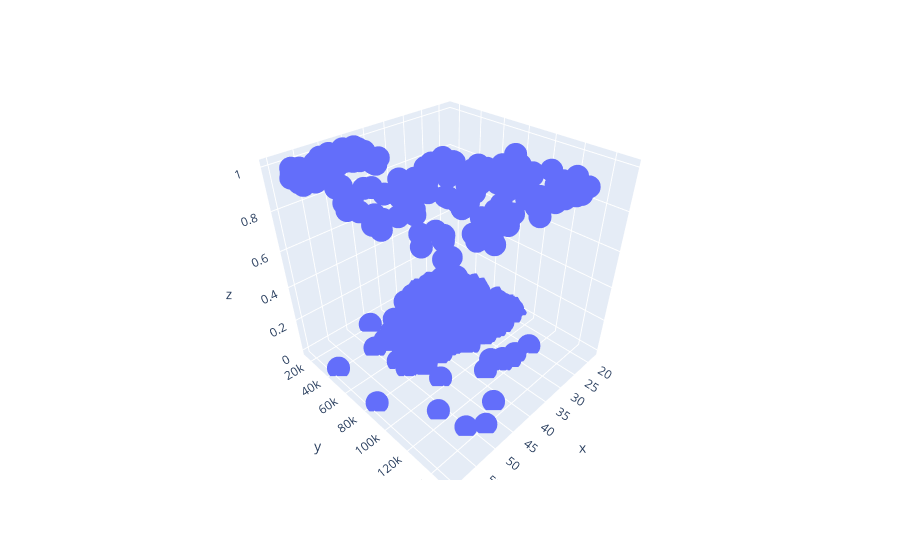

The cell this chart's notebook holds for it:
### Code cell
fig = px.scatter_3d(x=data['Age'], y=data['EstimatedSalary'], z=data['Purchased'])
fig.show()

### Figure 1 — Plotly figure (JSON) as saved in the notebook; plotly's stock layout.template omitted (floating-point values rounded to 4 significant figures; data arrays with more than 128 entries replaced by an {"elided": "..."} marker saying what was removed)
{"data": [{"hovertemplate": "x=%{x}<br>y=%{y}<br>z=%{z}<extra></extra>", "legendgroup": "", "marker": {"color": "#636efa", "symbol": "circle"}, "mode": "markers", "name": "", "scene": "scene", "showlegend": false, "type": "scatter3d", "x": {"elided": "400 int values"}, "y": {"elided": "400 int values"}, "z": {"elided": "400 int values"}}], "layout": {"legend": {"tracegroupgap": 0}, "margin": {"t": 60}, "scene": {"domain": {"x": [0, 1], "y": [0, 1]}, "xaxis": {"title": {"text": "x"}}, "yaxis": {"title": {"text": "y"}}, "zaxis": {"title": {"text": "z"}}}}}
